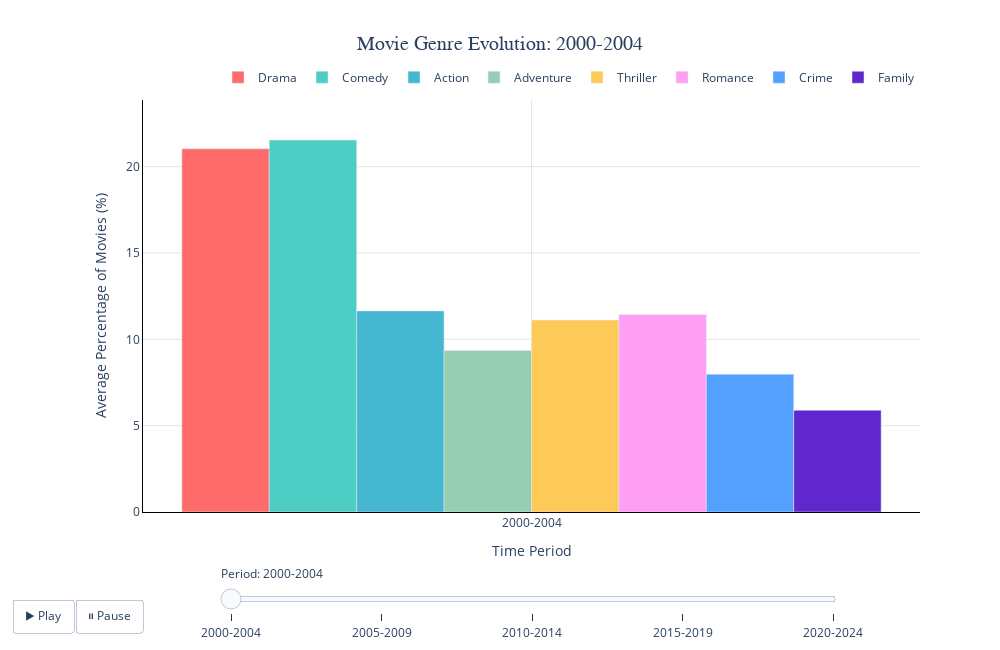

Notebook cell for this chart:
### Markdown cell above
### Perspective 1: Supply Follows Demand

Studios often act on clear signals of audience interest, adjusting their production slates to cater to viewer preferences. Three pieces of evidence from our visualizations reinforce this immediate alignment.

### Argument 1.1: Genre Share Shifts

The shift in the share of movie genres over time clearly shows how film studios base their production decisions on changing audience preferences. As shown in Visualization 1: Movie Genre Evolution: 2020–2024, there has been a notable increase in the share of action and superhero films, from less than 10% in the period 2000–2004 to more than 25% in 2020–2024. This trend suggests that studios are closely monitoring market data and audience preferences to align their production strategies accordingly.

This observation is supported by academic research on market-driven production in the film industry. According to Eliashberg et al. (2006), in their widely cited review article on entertainment marketing, studios make explicitly “market-oriented” decisions, using data on audience preferences (such as box office trends and demographic analyses) to plan future productions. Especially in the era of big data, studios have access to extensive datasets on viewing behavior, which allows them to adjust their offerings in near real-time (Martel, 2020).

In addition, research by Basuroy, Chatterjee & Ravid (2003) shows that film studios often exhibit “herd behavior” in a competitive market by capitalizing on proven successes. When a certain genre yields a strong financial return, other studios quickly follow with similar productions, leading to a noticeable increase in the genre offering. This explains, for example, the increase in superhero films after the commercial success of Marvel's Cinematic Universe.

Furthermore, consumer research (De Vany & Walls, 1999) shows that the film industry is fundamentally unpredictable, but studios try to manage risks by focusing on genres and formulas that have been shown to be successful based on previous audience data. The rise of action and superhero films is a rational response to these preferences and an attempt to minimize risk through pre-sold properties and established franchises.

### Code cell
import pandas as pd
import plotly.graph_objects as go
from plotly.subplots import make_subplots
from collections import defaultdict
import numpy as np

# Assuming your dataframe is already loaded as 'df'
# df = pd.read_csv('your_file.csv')

# Data preprocessing
def process_genre_data(df):
    # Filter for valid years and genres
    df_clean = df[(df['Year'] >= 1980) & (df['Year'] <= 2024) & (df['Genres'].notna())].copy()
    
    # Create a dictionary to store genre counts by year
    year_genre_counts = defaultdict(lambda: defaultdict(int))
    
    # Process each movie
    for _, row in df_clean.iterrows():
        year = row['Year']
        genres = str(row['Genres']).split(',')
        
        # Clean and count each genre
        for genre in genres:
            genre = genre.strip()
            if genre and genre != 'nan':
                year_genre_counts[year][genre] += 1
    
    # Convert to DataFrame
    years = sorted(year_genre_counts.keys())
    all_genres = set()
    for year_data in year_genre_counts.values():
        all_genres.update(year_data.keys())
    
    # Create matrix for analysis
    genre_matrix = []
    for year in years:
        year_data = []
        for genre in sorted(all_genres):
            year_data.append(year_genre_counts[year][genre])
        genre_matrix.append(year_data)
    
    # Create DataFrame
    genre_df = pd.DataFrame(genre_matrix, 
                           index=years, 
                           columns=sorted(all_genres))
    
    return genre_df

# Process the data
genre_evolution_df = process_genre_data(df)

# Get top genres by total count
genre_totals = genre_evolution_df.sum().sort_values(ascending=False)
top_genres = genre_totals.head(8).index.tolist()  # Top 8 genres for cleaner bars

# Filter to top genres only
top_genre_df = genre_evolution_df[top_genres]

# Calculate percentages for each year
top_genre_df_pct = top_genre_df.div(top_genre_df.sum(axis=1), axis=0) * 100

# Create 5-year period averages
years = list(top_genre_df_pct.index)
period_data = {}
period_labels = []

for start_year in range(min(years), max(years) + 1, 5):
    end_year = start_year + 4
    period_years = [year for year in years if start_year <= year <= end_year]
    
    if period_years:  # Only include periods that have data
        period_label = f"{start_year}-{end_year}"
        period_labels.append(period_label)
        
        # Calculate average percentages and total counts for this period
        period_avg_pct = top_genre_df_pct.loc[period_years].mean()
        period_total_counts = top_genre_df.loc[period_years].sum()
        
        period_data[period_label] = {
            'percentages': period_avg_pct,
            'counts': period_total_counts
        }

# Create bright color palette
bright_colors = [
    '#FF6B6B',    # Bright Red
    '#4ECDC4',    # Bright Teal
    '#45B7D1',    # Bright Blue
    '#96CEB4',    # Bright Green
    '#FECA57',    # Bright Yellow
    '#FF9FF3',    # Bright Pink
    '#54A0FF',    # Bright Light Blue
    '#5F27CD'     # Bright Purple
]

# Create interactive bar chart with smooth transitions
fig = go.Figure()

# Add traces for each genre (start with first period)
first_period = period_labels[0]
for i, genre in enumerate(top_genres):
    fig.add_trace(go.Bar(
        x=[first_period],  # Single bar for the period
        y=[period_data[first_period]['percentages'][genre]],
        name=genre,
        marker_color=bright_colors[i % len(bright_colors)],
        customdata=[period_data[first_period]['counts'][genre]],
        hovertemplate='<b style="font-size: 16px; color: #2c3e50;">%{fullData.name}</b><br>' +
                      '<span style="color: #7f8c8d;">Period:</span> <b style="color: #34495e;">%{x}</b><br>' +
                      '<span style="color: #7f8c8d;">Avg Share:</span> <b style="color: #e74c3c;">%{y:.1f}%</b><br>' +
                      '<span style="color: #7f8c8d;">Total Movies:</span> <b style="color: #3498db;">%{customdata}</b>' +
                      '<extra></extra>',
        hoverlabel=dict(
            bgcolor="rgba(255, 255, 255, 1.0)",
            bordercolor="rgba(0, 0, 0, 0.2)",
            font=dict(size=13, family="Arial, sans-serif", color="black"),
            namelength=0
        )
    ))

# Create slider steps with smooth transitions
steps = []
for i, period_label in enumerate(period_labels):
    step = dict(
        method="animate",
        args=[
            [str(i)],  # frame name
            {
                "frame": {"duration": 500, "redraw": True},  # Smooth transition duration
                "mode": "immediate",
                "transition": {"duration": 500, "easing": "cubic-in-out"}
            }
        ],
        label=period_label
    )
    steps.append(step)

# Create frames for animation
frames = []
max_percentage = 0
for period_label in period_labels:
    max_percentage = max(max_percentage, period_data[period_label]['percentages'].max())

for i, period_label in enumerate(period_labels):
    frame_data = []
    for j, genre in enumerate(top_genres):
        frame_data.append(go.Bar(
            x=[period_label],
            y=[period_data[period_label]['percentages'][genre]],
            name=genre,
            customdata=[period_data[period_label]['counts'][genre]],
            marker_color=bright_colors[j % len(bright_colors)]
        ))
    
    frames.append(go.Frame(
        data=frame_data,
        name=str(i),
        layout=go.Layout(
            title=f'Movie Genre Evolution: {period_label}',
            yaxis=dict(range=[0, max_percentage * 1.1])
        )
    ))

# Add frames to figure
fig.frames = frames

# Add slider with smooth transitions
sliders = [dict(
    active=0,
    currentvalue={"prefix": "Period: "},
    pad={"t": 50},
    steps=steps,
    x=0.1,
    len=0.8,
    transition={"duration": 500, "easing": "cubic-in-out"}  # Smooth slider transition
)]

# Add play/pause buttons
updatemenus = [dict(
    type="buttons",
    direction="left",
    buttons=list([
        dict(
            args=[None, {"frame": {"duration": 1000, "redraw": True},
                        "fromcurrent": True, 
                        "transition": {"duration": 500, "easing": "cubic-in-out"}}],
            label="▶ Play",
            method="animate"
        ),
        dict(
            args=[[None], {"frame": {"duration": 0, "redraw": True},
                          "mode": "immediate",
                          "transition": {"duration": 0}}],
            label="⏸ Pause",
            method="animate"
        )
    ]),
    pad={"r": 10, "t": 87},
    showactive=False,
    x=0.011,
    xanchor="right",
    y=0,
    yanchor="top"
)]

# Update layout
fig.update_layout(
    title={
        'text': f'Movie Genre Evolution: {first_period}',
        'x': 0.5,
        'xanchor': 'center',
        'font': {'size': 20, 'family': 'Arial Black'}
    },
    xaxis_title='Time Period',
    yaxis_title='Average Percentage of Movies (%)',
    font=dict(size=12),
    plot_bgcolor='white',
    paper_bgcolor='white',
    width=1000,
    height=650,
    sliders=sliders,
    updatemenus=updatemenus,
    legend=dict(
        orientation="h",
        yanchor="bottom",
        y=1.02,
        xanchor="right",
        x=1
    ),
    margin=dict(b=120),  # Extra bottom margin for slider and buttons
    yaxis=dict(range=[0, max_percentage * 1.1]),
    bargap=0.1  # Small gap between genre bars within each period
)

# Update axes with consistent styling
fig.update_xaxes(
    showgrid=True,
    gridwidth=1,
    gridcolor='rgba(128,128,128,0.2)',
    showline=True,
    linewidth=1,
    linecolor='black'
)

fig.update_yaxes(
    showgrid=True,
    gridwidth=1,
    gridcolor='rgba(128,128,128,0.2)',
    showline=True,
    linewidth=1,
    linecolor='black'
)

# Show the interactive plot
fig.show()

# Print some insights
print("Top Genres by Total Movie Count:")
print(genre_totals.head(8))
print(f"\nTime periods created: {len(period_labels)} (5-year averages)")
print("Time periods available in slider:")
for i, period in enumerate(period_labels):
    print(f"  {i+1}. {period}")

# Print detailed analysis for each period
print("\nDetailed Analysis by 5-Year Periods:")
print("="*50)
for period_label in period_labels:
    print(f"\n{period_label}:")
    print("Top 5 genres by average percentage:")
    top_5 = period_data[period_label]['percentages'].sort_values(ascending=False).head(5)
    for genre, pct in top_5.items():
        total_movies = period_data[period_label]['counts'][genre]
        print(f"  {genre}: {pct:.1f}% (Total: {total_movies} movies)")

# Show overall trend analysis
print("\n" + "="*50)
print("TREND ANALYSIS:")
print("="*50)
first_period_data = period_data[period_labels[0]]['percentages']
last_period_data = period_data[period_labels[-1]]['percentages']
trend_change = last_period_data - first_period_data

print(f"\nBiggest increases from {period_labels[0]} to {period_labels[-1]}:")
increases = trend_change.sort_values(ascending=False).head(3)
for genre, change in increases.items():
    print(f"  {genre}: +{change:.1f} percentage points")

print(f"\nBiggest decreases from {period_labels[0]} to {period_labels[-1]}:")
decreases = trend_change.sort_values(ascending=True).head(3)
for genre, change in decreases.items():
    print(f"  {genre}: {change:.1f} percentage points")

# Calculate and display overall statistics
print(f"\n" + "="*50)
print("SUMMARY STATISTICS:")
print("="*50)
total_periods = len(period_labels)
print(f"Total time periods analyzed: {total_periods}")
print(f"Years covered: {period_labels[0].split('-')[0]} to {period_labels[-1].split('-')[1]}")

# Find most consistent and most volatile genres
period_df = pd.DataFrame({period: period_data[period]['percentages'] for period in period_labels})
genre_volatility = period_df.std(axis=1).sort_values()

print(f"\nMost consistent genres (lowest variation):")
for genre in genre_volatility.head(3).index:
    std_dev = genre_volatility[genre]
    avg_pct = period_df.loc[genre].mean()
    print(f"  {genre}: avg {avg_pct:.1f}% (±{std_dev:.1f}%)")

print(f"\nMost volatile genres (highest variation):")
for genre in genre_volatility.tail(3).index:
    std_dev = genre_volatility[genre]
    avg_pct = period_df.loc[genre].mean()
    print(f"  {genre}: avg {avg_pct:.1f}% (±{std_dev:.1f}%)")

### Figure 1 — Plotly figure (JSON) as saved in the notebook; plotly's stock layout.template omitted (floating-point values rounded to 4 significant figures)
{"data": [{"customdata": [428], "hoverlabel": {"bgcolor": "rgba(255, 255, 255, 1.0)", "bordercolor": "rgba(0, 0, 0, 0.2)", "font": {"color": "black", "family": "Arial, sans-serif", "size": 13}, "namelength": 0}, "hovertemplate": "<b style=\"font-size: 16px; color: #2c3e50;\">%{fullData.name}</b><br><span style=\"color: #7f8c8d;\">Period:</span> <b style=\"color: #34495e;\">%{x}</b><br><span style=\"color: #7f8c8d;\">Avg Share:</span> <b style=\"color: #e74c3c;\">%{y:.1f}%</b><br><span style=\"color: #7f8c8d;\">Total Movies:</span> <b style=\"color: #3498db;\">%{customdata}</b><extra></extra>", "marker": {"color": "#FF6B6B"}, "name": "Drama", "type": "bar", "x": ["2000-2004"], "y": [21.04]}, {"customdata": [438], "hoverlabel": {"bgcolor": "rgba(255, 255, 255, 1.0)", "bordercolor": "rgba(0, 0, 0, 0.2)", "font": {"color": "black", "family": "Arial, sans-serif", "size": 13}, "namelength": 0}, "hovertemplate": "<b style=\"font-size: 16px; color: #2c3e50;\">%{fullData.name}</b><br><span style=\"color: #7f8c8d;\">Period:</span> <b style=\"color: #34495e;\">%{x}</b><br><span style=\"color: #7f8c8d;\">Avg Share:</span> <b style=\"color: #e74c3c;\">%{y:.1f}%</b><br><span style=\"color: #7f8c8d;\">Total Movies:</span> <b style=\"color: #3498db;\">%{customdata}</b><extra></extra>", "marker": {"color": "#4ECDC4"}, "name": "Comedy", "type": "bar", "x": ["2000-2004"], "y": [21.54]}, {"customdata": [237], "hoverlabel": {"bgcolor": "rgba(255, 255, 255, 1.0)", "bordercolor": "rgba(0, 0, 0, 0.2)", "font": {"color": "black", "family": "Arial, sans-serif", "size": 13}, "namelength": 0}, "hovertemplate": "<b style=\"font-size: 16px; color: #2c3e50;\">%{fullData.name}</b><br><span style=\"color: #7f8c8d;\">Period:</span> <b style=\"color: #34495e;\">%{x}</b><br><span style=\"color: #7f8c8d;\">Avg Share:</span> <b style=\"color: #e74c3c;\">%{y:.1f}%</b><br><span style=\"color: #7f8c8d;\">Total Movies:</span> <b style=\"color: #3498db;\">%{customdata}</b><extra></extra>", "marker": {"color": "#45B7D1"}, "name": "Action", "type": "bar", "x": ["2000-2004"], "y": [11.64]}, {"customdata": [190], "hoverlabel": {"bgcolor": "rgba(255, 255, 255, 1.0)", "bordercolor": "rgba(0, 0, 0, 0.2)", "font": {"color": "black", "family": "Arial, sans-serif", "size": 13}, "namelength": 0}, "hovertemplate": "<b style=\"font-size: 16px; color: #2c3e50;\">%{fullData.name}</b><br><span style=\"color: #7f8c8d;\">Period:</span> <b style=\"color: #34495e;\">%{x}</b><br><span style=\"color: #7f8c8d;\">Avg Share:</span> <b style=\"color: #e74c3c;\">%{y:.1f}%</b><br><span style=\"color: #7f8c8d;\">Total Movies:</span> <b style=\"color: #3498db;\">%{customdata}</b><extra></extra>", "marker": {"color": "#96CEB4"}, "name": "Adventure", "type": "bar", "x": ["2000-2004"], "y": [9.352]}, {"customdata": [227], "hoverlabel": {"bgcolor": "rgba(255, 255, 255, 1.0)", "bordercolor": "rgba(0, 0, 0, 0.2)", "font": {"color": "black", "family": "Arial, sans-serif", "size": 13}, "namelength": 0}, "hovertemplate": "<b style=\"font-size: 16px; color: #2c3e50;\">%{fullData.name}</b><br><span style=\"color: #7f8c8d;\">Period:</span> <b style=\"color: #34495e;\">%{x}</b><br><span style=\"color: #7f8c8d;\">Avg Share:</span> <b style=\"color: #e74c3c;\">%{y:.1f}%</b><br><span style=\"color: #7f8c8d;\">Total Movies:</span> <b style=\"color: #3498db;\">%{customdata}</b><extra></extra>", "marker": {"color": "#FECA57"}, "name": "Thriller", "type": "bar", "x": ["2000-2004"], "y": [11.11]}, {"customdata": [233], "hoverlabel": {"bgcolor": "rgba(255, 255, 255, 1.0)", "bordercolor": "rgba(0, 0, 0, 0.2)", "font": {"color": "black", "family": "Arial, sans-serif", "size": 13}, "namelength": 0}, "hovertemplate": "<b style=\"font-size: 16px; color: #2c3e50;\">%{fullData.name}</b><br><span style=\"color: #7f8c8d;\">Period:</span> <b style=\"color: #34495e;\">%{x}</b><br><span style=\"color: #7f8c8d;\">Avg Share:</span> <b style=\"color: #e74c3c;\">%{y:.1f}%</b><br><span style=\"color: #7f8c8d;\">Total Movies:</span> <b style=\"color: #3498db;\">%{customdata}</b><extra></extra>", "marker": {"color": "#FF9FF3"}, "name": "Romance", "type": "bar", "x": ["2000-2004"], "y": [11.44]}, {"customdata": [163], "hoverlabel": {"bgcolor": "rgba(255, 255, 255, 1.0)", "bordercolor": "rgba(0, 0, 0, 0.2)", "font": {"color": "black", "family": "Arial, sans-serif", "size": 13}, "namelength": 0}, "hovertemplate": "<b style=\"font-size: 16px; color: #2c3e50;\">%{fullData.name}</b><br><span style=\"color: #7f8c8d;\">Period:</span> <b style=\"color: #34495e;\">%{x}</b><br><span style=\"color: #7f8c8d;\">Avg Share:</span> <b style=\"color: #e74c3c;\">%{y:.1f}%</b><br><span style=\"color: #7f8c8d;\">Total Movies:</span> <b style=\"color: #3498db;\">%{customdata}</b><extra></extra>", "marker": {"color": "#54A0FF"}, "name": "Crime", "type": "bar", "x": ["2000-2004"], "y": [7.98]}, {"customdata": [120], "hoverlabel": {"bgcolor": "rgba(255, 255, 255, 1.0)", "bordercolor": "rgba(0, 0, 0, 0.2)", "font": {"color": "black", "family": "Arial, sans-serif", "size": 13}, "namelength": 0}, "hovertemplate": "<b style=\"font-size: 16px; color: #2c3e50;\">%{fullData.name}</b><br><span style=\"color: #7f8c8d;\">Period:</span> <b style=\"color: #34495e;\">%{x}</b><br><span style=\"color: #7f8c8d;\">Avg Share:</span> <b style=\"color: #e74c3c;\">%{y:.1f}%</b><br><span style=\"color: #7f8c8d;\">Total Movies:</span> <b style=\"color: #3498db;\">%{customdata}</b><extra></extra>", "marker": {"color": "#5F27CD"}, "name": "Family", "type": "bar", "x": ["2000-2004"], "y": [5.894]}], "layout": {"bargap": 0.1, "font": {"size": 12}, "height": 650, "legend": {"orientation": "h", "x": 1, "xanchor": "right", "y": 1.02, "yanchor": "bottom"}, "margin": {"b": 120}, "paper_bgcolor": "white", "plot_bgcolor": "white", "sliders": [{"active": 0, "currentvalue": {"prefix": "Period: "}, "len": 0.8, "pad": {"t": 50}, "steps": [{"args": [["0"], {"frame": {"duration": 500, "redraw": true}, "mode": "immediate", "transition": {"duration": 500, "easing": "cubic-in-out"}}], "label": "2000-2004", "method": "animate"}, {"args": [["1"], {"frame": {"duration": 500, "redraw": true}, "mode": "immediate", "transition": {"duration": 500, "easing": "cubic-in-out"}}], "label": "2005-2009", "method": "animate"}, {"args": [["2"], {"frame": {"duration": 500, "redraw": true}, "mode": "immediate", "transition": {"duration": 500, "easing": "cubic-in-out"}}], "label": "2010-2014", "method": "animate"}, {"args": [["3"], {"frame": {"duration": 500, "redraw": true}, "mode": "immediate", "transition": {"duration": 500, "easing": "cubic-in-out"}}], "label": "2015-2019", "method": "animate"}, {"args": [["4"], {"frame": {"duration": 500, "redraw": true}, "mode": "immediate", "transition": {"duration": 500, "easing": "cubic-in-out"}}], "label": "2020-2024", "method": "animate"}], "transition": {"duration": 500, "easing": "cubic-in-out"}, "x": 0.1, "y": 0}], "title": {"font": {"family": "Arial Black", "size": 20}, "text": "Movie Genre Evolution: 2000-2004", "x": 0.5, "xanchor": "center"}, "updatemenus": [{"buttons": [{"args": [null, {"frame": {"duration": 1000, "redraw": true}, "fromcurrent": true, "transition": {"duration": 500, "easing": "cubic-in-out"}}], "label": "▶ Play", "method": "animate"}, {"args": [[null], {"frame": {"duration": 0, "redraw": true}, "mode": "immediate", "transition": {"duration": 0}}], "label": "⏸ Pause", "method": "animate"}], "direction": "left", "pad": {"r": 10, "t": 87}, "showactive": false, "type": "buttons", "x": 0.011, "xanchor": "right", "y": 0, "yanchor": "top"}], "width": 1000, "xaxis": {"autorange": true, "gridcolor": "rgba(128,128,128,0.2)", "gridwidth": 1, "linecolor": "black", "linewidth": 1, "range": [-0.5, 0.5], "showgrid": true, "showline": true, "title": {"text": "Time Period"}, "type": "category"}, "yaxis": {"gridcolor": "rgba(128,128,128,0.2)", "gridwidth": 1, "linecolor": "black", "linewidth": 1, "range": [0, 23.86], "showgrid": true, "showline": true, "title": {"text": "Average Percentage of Movies (%)"}, "type": "linear"}}}
